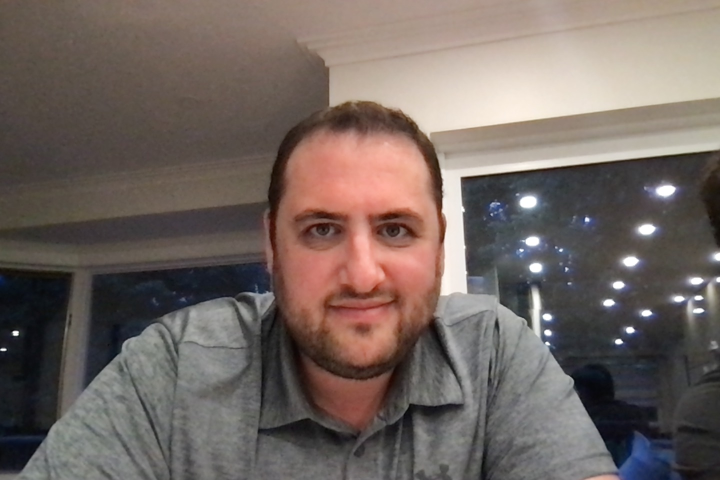
#> input picture pap.jpg, 1440 x 960 px (shown at 1/2 size)
$ python python.py
#> lines starting #> are read from the running program, lines starting #| are printed output that depends on the picture
# start researching
from PIL import Image


im = Image.open('pap.jpg', 'r')
#> im is the input picture: PIL image 1440x960 RGB; mean R, G, B 114.3, 102.5, 97.4
new_im = im.resize((144, 96))
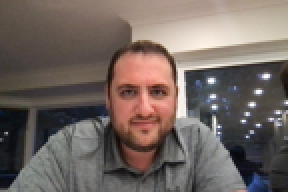
#> new_im: PIL image 144x96 RGB (shown 2 times larger); mean R, G, B 114.3, 102.5, 97.4
bright = ['  ', ',,', '--', '==', '++', 'gg', '##', '%%', '@@']

im.show()
pix_val = list(new_im.getdata())
#> pix_val = 13824 items, first 6: (100, 84, 72), (101, 84, 75), (102, 85, 77), (99, 84, 76), (98, 85, 76), (100, 86, 76)

get = 0

for g in range(700000):
#> (the run stopped early here; a loop or call above may not have finished)

$ run again, with ari.jpg copied over pap.jpg
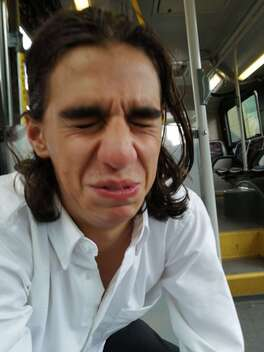
#> input picture ari.jpg, 264 x 352 px
#> im is the input picture: PIL image 264x352 RGB; mean R, G, B 110.1, 104.1, 95
#> `new_im = im.resize((144, 96))`:
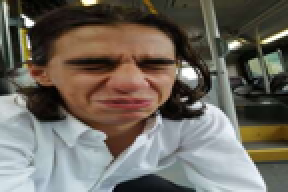
#> new_im: PIL image 144x96 RGB (shown 2 times larger); mean R, G, B 110, 104.1, 95
#> pix_val = 13824 items, first 6: (62, 69, 42), (99, 102, 75), (127, 124, 97), (76, 68, 44), (39, 27, 8), (34, 22, 8)

$ run again, with cld.jpg copied over pap.jpg
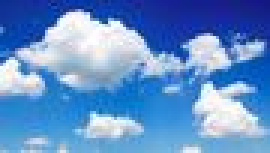
#> input picture cld.jpg, 90 x 51 px (shown 3 times larger)
#> im is the input picture: PIL image 90x51 RGB; mean R, G, B 99.4, 144.4, 202.1
#> `new_im = im.resize((144, 96))`:
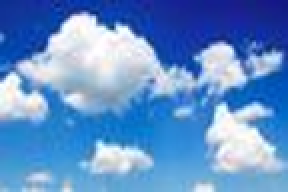
#> new_im: PIL image 144x96 RGB (shown 2 times larger); mean R, G, B 99.4, 144.4, 202.1
#> pix_val = 13824 items, first 6: (11, 47, 144), (11, 47, 144), (11, 47, 144), (12, 46, 144), (12, 46, 144), (13, 47, 145)
